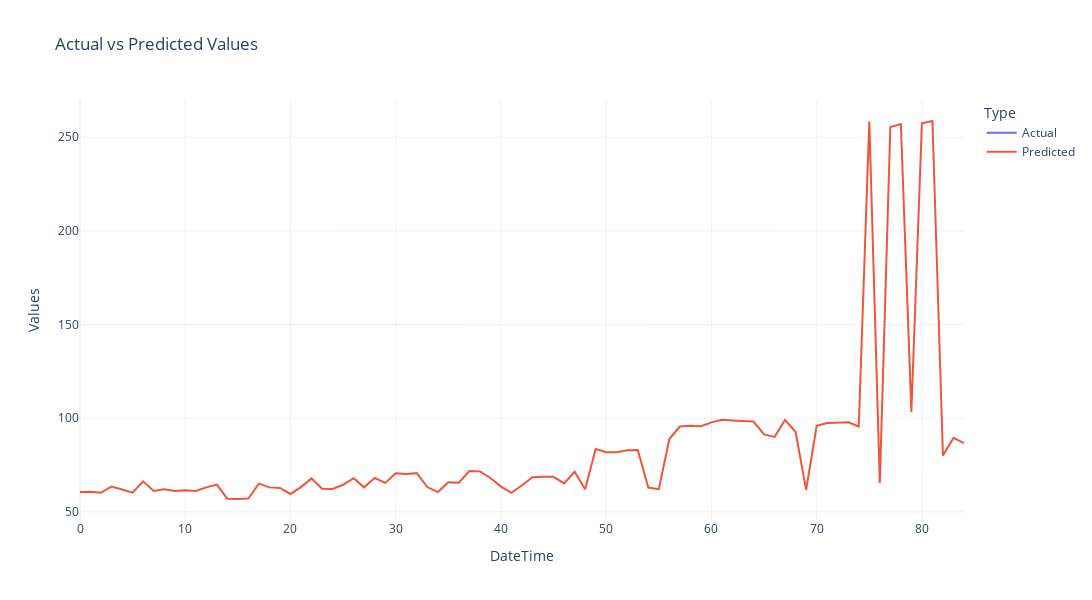

Notebook source saved alongside this figure:
### Code cell
import plotly.express as px
import pandas as pd

# Assuming y_test and y_pred are pandas Series with datetime indexes
# Combine actual and predicted values into a single DataFrame for Plotly
df_plot = pd.DataFrame({
    'Actual': y_test,
    'Predicted': y_pred
}, index=X_test.index)

# Reset index for Plotly compatibility
df_plot = df_plot.reset_index()
df_plot = df_plot.rename(columns={'index': 'DateTime'})  # Rename the index to a column

# Melt the DataFrame to make it long-form for Plotly
df_melted = df_plot.melt(id_vars='DateTime', value_vars=['Actual', 'Predicted'], 
                         var_name='Type', value_name='Values')

# Create the line plot using Plotly Express
fig = px.line(df_melted, x='DateTime', y='Values', color='Type',
              title='Actual vs Predicted Values',
              labels={'Values': 'Values', 'DateTime': 'DateTime'},
              line_shape='linear')

# Update layout for better readability
fig.update_layout(
    xaxis_title="DateTime",
    yaxis_title="Values",
    xaxis_tickformat="%Y-%m-%d",  # Format for the x-axis
    template="plotly_white",  # Optional: Change theme
    width=1200,  # Adjust plot width
    height=600   # Adjust plot height
)

# Show the interactive plot
fig.show()

### Figure 1 — Plotly figure (JSON) as saved in the notebook; plotly's stock layout.template omitted (floating-point values rounded to 4 significant figures)
{"data": [{"hovertemplate": "Type=Actual<br>DateTime=%{x}<br>Values=%{y}<extra></extra>", "legendgroup": "Actual", "line": {"color": "#636efa", "dash": "solid", "shape": "linear"}, "marker": {"symbol": "circle"}, "mode": "lines", "name": "Actual", "orientation": "v", "showlegend": true, "type": "scatter", "x": [0, 1, 2, 3, 4, 5, 6, 7, 8, 9, 10, 11, 12, 13, 14, 15, 16, 17, 18, 19, 20, 21, 22, 23, 24, 25, 26, 27, 28, 29, 30, 31, 32, 33, 34, 35, 36, 37, 38, 39, 40, 41, 42, 43, 44, 45, 46, 47, 48, 49, 50, 51, 52, 53, 54, 55, 56, 57, 58, 59, 60, 61, 62, 63, 64, 65, 66, 67, 68, 69, 70, 71, 72, 73, 74, 75, 76, 77, 78, 79, 80, 81, 82, 83, 84], "xaxis": "x", "y": [null, null, null, null, null, null, null, null, null, null, null, null, null, null, null, null, null, null, null, null, null, null, null, null, null, null, null, null, null, null, null, null, null, null, null, null, null, null, null, null, null, null, null, null, null, null, null, null, null, null, null, null, null, null, null, null, null, null, null, null, null, null, null, null, null, null, null, null, null, null, null, null, null, null, null, null, null, null, null, null, null, null, null, null, null], "yaxis": "y"}, {"hovertemplate": "Type=Predicted<br>DateTime=%{x}<br>Values=%{y}<extra></extra>", "legendgroup": "Predicted", "line": {"color": "#EF553B", "dash": "solid", "shape": "linear"}, "marker": {"symbol": "circle"}, "mode": "lines", "name": "Predicted", "orientation": "v", "showlegend": true, "type": "scatter", "x": [0, 1, 2, 3, 4, 5, 6, 7, 8, 9, 10, 11, 12, 13, 14, 15, 16, 17, 18, 19, 20, 21, 22, 23, 24, 25, 26, 27, 28, 29, 30, 31, 32, 33, 34, 35, 36, 37, 38, 39, 40, 41, 42, 43, 44, 45, 46, 47, 48, 49, 50, 51, 52, 53, 54, 55, 56, 57, 58, 59, 60, 61, 62, 63, 64, 65, 66, 67, 68, 69, 70, 71, 72, 73, 74, 75, 76, 77, 78, 79, 80, 81, 82, 83, 84], "xaxis": "x", "y": [60.57, 60.69, 60.25, 63.53, 61.89, 60.2, 66.3, 61.15, 62.02, 61.1, 61.46, 61.16, 63.04, 64.57, 57.03, 56.85, 57.14, 65.08, 63.05, 62.76, 59.54, 63.2, 67.85, 62.3, 62.19, 64.43, 67.92, 63.08, 68.07, 65.46, 70.6, 70.18, 70.65, 63.22, 60.53, 65.82, 65.58, 71.79, 71.6, 68.08, 63.49, 60.15, 64.2, 68.49, 68.7, 68.69, 65.16, 71.37, 62.01, 83.49, 81.77, 81.86, 82.88, 82.96, 62.98, 62.09, 88.88, 95.54, 95.96, 95.68, 97.77, 99.12, 98.73, 98.36, 98.19, 91.37, 90.03, 99.09, 92.59, 61.75, 95.93, 97.43, 97.6, 97.81, 95.58, 258.5, 65.31, 255.5, 257.0, 103.3, 257.4, 258.7, 80.11, 89.48, 86.69], "yaxis": "y"}], "layout": {"height": 600, "legend": {"title": {"text": "Type"}, "tracegroupgap": 0}, "title": {"text": "Actual vs Predicted Values"}, "width": 1200, "xaxis": {"anchor": "y", "domain": [0, 1], "tickformat": "%Y-%m-%d", "title": {"text": "DateTime"}}, "yaxis": {"anchor": "x", "domain": [0, 1], "title": {"text": "Values"}}}}
